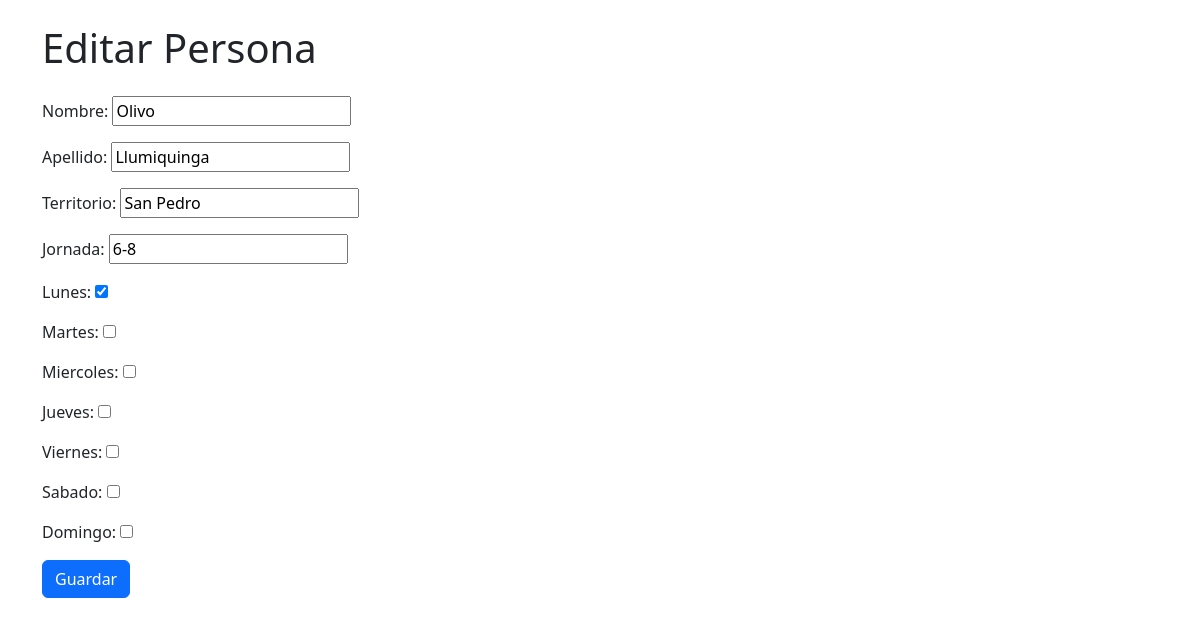
Screenshot of /editar/1/ with the database file from the repository.
### personas/models.py (models this page shows, shortened)
class Persona(models.Model):
    nombre = models.CharField(max_length=100)
    apellido = models.CharField(max_length=100)
    territorio = models.CharField(max_length=100)
    jornada = models.CharField(max_length=100)
    lunes = models.BooleanField(default=False)
    martes = models.BooleanField(default=False)
    miercoles = models.BooleanField(default=False)
    jueves = models.BooleanField(default=False)
    viernes = models.BooleanField(default=False)
    sabado = models.BooleanField(default=False)
    domingo = models.BooleanField(default=False)

### personas/views.py (the view)
# urls.py: path('editar/<int:id>/', views.editar_persona, name='editar_persona'),
def editar_persona(request, id):
    persona = Persona.objects.get(id=id)
    if request.method == 'POST':
        form = PersonaForm(request.POST, instance=persona)
        if form.is_valid():
            form.save()
            return redirect('lista_personas')
    else:
        form = PersonaForm(instance=persona)
    return render(request, 'personas/editar_persona.html', {'form': form})

### personas/forms.py
class PersonaForm(forms.ModelForm):
    class Meta:
        model = Persona
        fields = ['nombre', 'apellido', 'territorio', 'jornada', 'lunes', 'martes', 'miercoles', 'jueves', 'viernes', 'sabado', 'domingo']

### personas/templates/personas/editar_persona.html (shortened to what this page needs)
<!DOCTYPE html>
<html>
<head>
    <link href='https://unpkg.com/boxicons@2.1.4/css/boxicons.min.css' rel='stylesheet'>
    <link rel="stylesheet" type="text/css" href="https://cdn.datatables.net/1.11.3/css/jquery.dataTables.css">
    <link href="https://cdn.jsdelivr.net/npm/bootstrap@5.3.3/dist/css/bootstrap.min.css" rel="stylesheet">
</head>
<body>
    <div class="container mt-4">
        <h1 class="mb-4">Editar Persona</h1>
        <form method="post" class="form-horizontal">
            <div class="mb-3">
                {{ form.as_p }}
            </div>
            <button type="submit" class="btn btn-primary">Guardar</button>
        </form>
    </div>
</body>
</html>

### rows the page displays
Persona: nombre "Olivo", apellido "Llumiquinga", territorio "San Pedro", jornada "6-8", lunes "☑"
